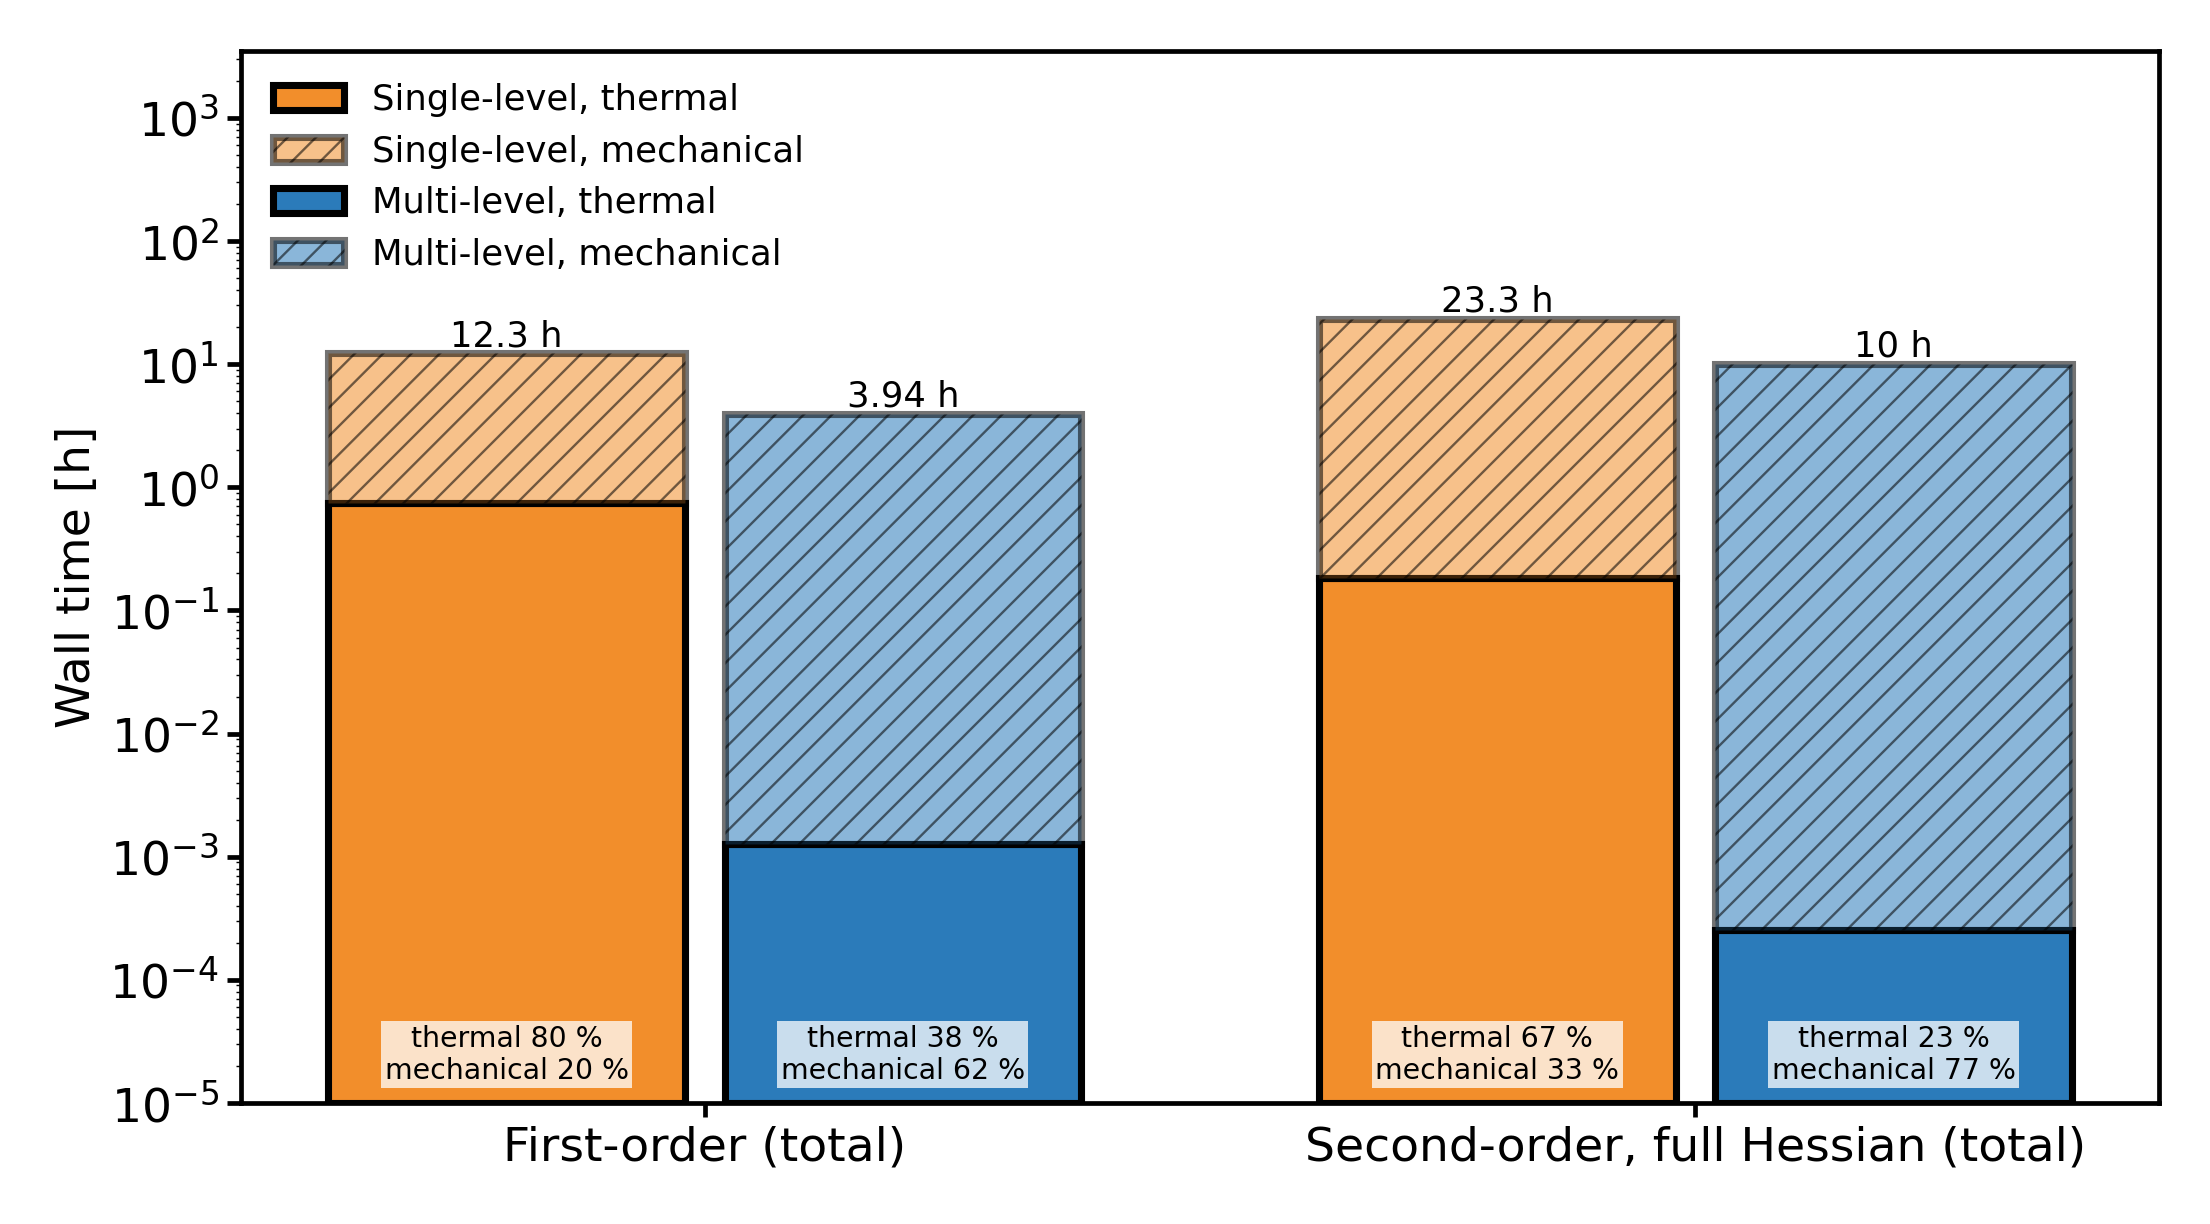

Reproduce this figure in Python.
"""Wall-time figure (single-level vs multi-level), case 0 (2.1 mm track), thermal + mechanical bars, same layout as the bare-plate timing figure.
First order: measured (single-level thermal 6145 s on 40 cores, mechanical 8179 s; multi-level thermal 927 s on 16 cores, mechanical MECH_ML s).
Second order: estimated by applying the order-1 -> order-2 (full Hessian) cost ratios of the exclusive-node Enzyme timings (thermal x1.59, mechanical x3.13) to the first-order times.  usage: fig_walltime.py OUT_PREFIX [MECH_ML_s]"""
import sys, numpy as np, matplotlib; matplotlib.use("Agg"); import matplotlib.pyplot as plt
out = sys.argv[1]; MECH_ML = float(sys.argv[2]) if len(sys.argv) > 2 else 8198.0
H = 3600.0; ST = 6145.0 / 927.0   # thermal speed-up multi-level vs single-level (case 0, measured); mechanical unchanged
S1 = (12.3 * 0.80 * H, 12.3 * 0.20 * H); S2 = (23.3 * 0.67 * H, 23.3 * 0.33 * H)   # single-level bars read from the reference figure
M1 = (S1[0] / ST, S1[1]); M2 = (S2[0] / ST, S2[1])
plt.rcParams.update({"font.size": 20, "axes.linewidth": 2}); ORANGE, BLUE = "#f28e2b", "#2b7bba"; ymin = 1e-5
def stacked(ax, x, th, me, col, lt, lm):
    tot = th + me; b = np.exp(np.log(ymin) + (np.log(tot) - np.log(ymin)) * th / tot)
    ax.bar(x, b - ymin, bottom=ymin, width=0.36, color=col, edgecolor="black", linewidth=3, label=lt)
    ax.bar(x, tot - b, bottom=b, width=0.36, color=col, edgecolor="black", linewidth=3, hatch="//", alpha=0.55, label=lm)
    ax.text(x, tot, f"{tot:.3g} h", ha="center", va="bottom", fontsize=15)
    ax.text(x, ymin * 1.4, "thermal %.0f %%\nmechanical %.0f %%" % (100 * th / tot, 100 * me / tot), ha="center", va="bottom", fontsize=12, bbox=dict(fc="white", ec="none", alpha=0.75, pad=1.5))
f, ax = plt.subplots(figsize=(13, 7.2))
for g, (s, m) in enumerate([(S1, M1), (S2, M2)]):
    stacked(ax, g - 0.2, s[0] / H, s[1] / H, ORANGE, "Single-level, thermal" if g == 0 else None, "Single-level, mechanical" if g == 0 else None)
    stacked(ax, g + 0.2, m[0] / H, m[1] / H, BLUE, "Multi-level, thermal" if g == 0 else None, "Multi-level, mechanical" if g == 0 else None)
ax.set_yscale("log"); ax.set_ylim(ymin, sum(S2) / H * 150); ax.set_xticks([0, 1]); ax.set_xticklabels(["First-order (total)", "Second-order, full Hessian (total)"]); ax.set_ylabel("Wall time [h]"); ax.tick_params(width=2, length=6)
ax.legend(loc="upper left", frameon=False, fontsize=15); f.tight_layout(); f.savefig(out + ".png", dpi=170)
for n, s, m in [("first", S1, M1), ("second", S2, M2)]: print(n, "single %.2f h  multi %.2f h  speedup %.2fx | thermal %.1fx" % (sum(s) / H, sum(m) / H, sum(s) / sum(m), s[0] / m[0]))
